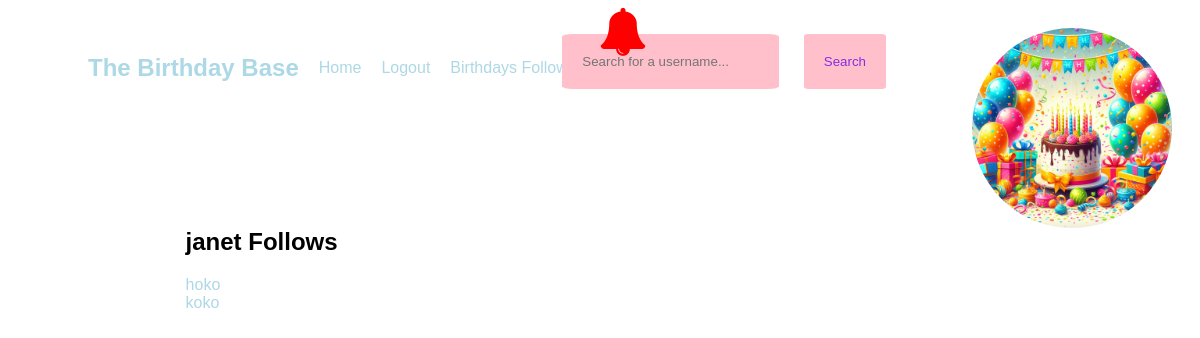
The page /following/janet (signed in) on the database its author committed.
### app.py (models this page shows, shortened)
class User(db.Model, UserMixin):
    id = db.Column(db.Integer, primary_key=True)
    username = db.Column(db.String(20), nullable=False, unique=True)
    password = db.Column(db.String(80), nullable=False)
    first_name = db.Column(db.String(20), nullable=False)
    last_name = db.Column(db.String(80), nullable=True)
    birthday = db.Column(db.Date, nullable=False)
    profile_pic = db.Column(db.String(), default="default.jpg")
    followed = db.relationship(
        "Follow",
        foreign_keys=[Follow.follower_id],
        backref=db.backref("follower", lazy="joined"),
        lazy="dynamic",
        cascade="all, delete-orphan",
    )
    followers = db.relationship(
        "Follow",
        foreign_keys=[Follow.followed_id],
        backref=db.backref("followed", lazy="joined"),
        lazy="dynamic",
        cascade="all, delete-orphan",
    )
    postsender = db.relationship(
        "Post",
        backref=backref("postsender", uselist=False),
        foreign_keys=[Post.sender],
        lazy=True,
    )

class Follow(db.Model):
    follower_id = db.Column(db.Integer, db.ForeignKey("user.id"), primary_key=True)
    followed_id = db.Column(db.Integer, db.ForeignKey("user.id"), primary_key=True)
    timestamp = db.Column(db.DateTime, default=datetime.now())

### app.py (the view)
@app.route("/following/<username>")
def following(username):
    user = User.query.filter_by(username=username).first_or_404()
    following = Follow.query.filter_by(follower_id=user.id).all()
    return render_template("following.html", following=following, user=user)

### app.py (called while the page is built)
@login_manager.user_loader
def load_user(user_id):
    return User.query.get(int(user_id))

@app.context_processor
def base():
    def notifbday():
        user_id = flask_login.current_user.id
        current_date = datetime.now()
        one_month_earlier = current_date + relativedelta(months=1)
        birthdays_in_last_month = User.query.join(
            Follow, Follow.follower_id == user_id
        ).filter(
            User.birthday >= current_date,
            User.birthday <= one_month_earlier
        ).all()
        return birthdays_in_last_month
    return dict(notif=notifbday)

### templates/following.html
{% extends 'base.html' %} {% block content %}
<section>
    <h1>
        {{user.username }} Follows
    </h1>
    {% for f in following %}
    <a href="{{ url_for('profile', username=f.followed.username) }}">
        {{ f.followed.username }}
      </a><br>
    {% endfor %}
</section>
{% endblock %}

### static/css/all.css (style rules this page uses)
html { font-family: Impact, Haettenschweiler, 'Arial Narrow Bold', sans-serif; margin: 0; }
a:link { text-decoration: none; color: lightblue; }
section { margin-left: 15%; margin-top: 100px; margin-bottom: 100px; }

### rows shown on the page
User: username "janet"
Follow: followed.username "hoko"
Follow: followed.username "koko"
